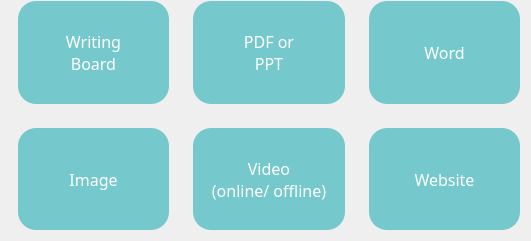
   <widget class="QWidget" name="button_grid" native="true">
    <property name="geometry">
     <rect>
      <x>50</x>
      <y>150</y>
      <width>531</width>
      <height>241</height>
     </rect>
    </property>
    <layout class="QGridLayout" name="gridLayout">
     <property name="leftMargin">
      <number>18</number>
     </property>
     <property name="topMargin">
      <number>1</number>
     </property>
     <property name="spacing">
      <number>24</number>
     </property>
     <item row="0" column="0">
      <widget class="QLabel" name="board">
       <property name="palette">
        <palette>
         <active>
          <colorrole role="WindowText">
           <brush brushstyle="SolidPattern">
            <color alpha="255">
             <red>255</red>
             <green>255</green>
             <blue>255</blue>
            </color>
           </brush>
          </colorrole>
          <colorrole role="Button">
           <brush brushstyle="SolidPattern">
            <color alpha="255">
             <red>117</red>
             <green>200</green>
             <blue>204</blue>
            </color>
           </brush>
          </colorrole>
          <colorrole role="Base">
           <brush brushstyle="SolidPattern">
            <color alpha="255">
             <red>117</red>
             <green>200</green>
             <blue>204</blue>
            </color>
           </brush>
          </colorrole>
          <colorrole role="Window">
           <brush brushstyle="SolidPattern">
            <color alpha="255">
             <red>117</red>
             <green>200</green>
             <blue>204</blue>
            </color>
           </brush>
          </colorrole>
         </active>
         <inactive>
          <colorrole role="WindowText">
           <brush brushstyle="SolidPattern">
            <color alpha="255">
             <red>255</red>
             <green>255</green>
             <blue>255</blue>
            </color>
           </brush>
          </colorrole>
          <colorrole role="Button">
           <brush brushstyle="SolidPattern">
            <color alpha="255">
             <red>117</red>
             <green>200</green>
             <blue>204</blue>
            </color>
           </brush>
          </colorrole>
          <colorrole role="Base">
           <brush brushstyle="SolidPattern">
            <color alpha="255">
             <red>117</red>
             <green>200</green>
             <blue>204</blue>
            </color>
           </brush>
          </colorrole>
          <colorrole role="Window">
           <brush brushstyle="SolidPattern">
            <color alpha="255">
             <red>117</red>
             <green>200</green>
             <blue>204</blue>
            </color>
           </brush>
          </colorrole>
         </inactive>
         <disabled>
          <colorrole role="WindowText">
           <brush brushstyle="SolidPattern">
            <color alpha="255">
             <red>120</red>
             <green>120</green>
             <blue>120</blue>
            </color>
           </brush>
          </colorrole>
          <colorrole role="Button">
           <brush brushstyle="SolidPattern">
            <color alpha="255">
             <red>117</red>
             <green>200</green>
             <blue>204</blue>
            </color>
           </brush>
          </colorrole>
          <colorrole role="Base">
           <brush brushstyle="SolidPattern">
            <color alpha="255">
             <red>117</red>
             <green>200</green>
             <blue>204</blue>
            </color>
           </brush>
          </colorrole>
          <colorrole role="Window">
           <brush brushstyle="SolidPattern">
            <color alpha="255">
             <red>117</red>
             <green>200</green>
             <blue>204</blue>
            </color>
           </brush>
          </colorrole>
         </disabled>
        </palette>
       </property>
       <property name="font">
        <font>
         <family>Arial Rounded MT Bold</family>
         <pointsize>12</pointsize>
        </font>
       </property>
       <property name="styleSheet">
        <string notr="true">background-color: #75c8cc;
border-radius: 18px;</string>
       </property>
       <property name="text">
        <string>Writing
Board</string>
       </property>
       <property name="alignment">
        <set>Qt::AlignCenter</set>
       </property>
      </widget>
     </item>
     <item row="0" column="1">
      <widget class="QLabel" name="pdf_ppt">
       <property name="palette">
        <palette>
         <active>
          <colorrole role="WindowText">
           <brush brushstyle="SolidPattern">
            <color alpha="255">
             <red>255</red>
             <green>255</green>
             <blue>255</blue>
            </color>
           </brush>
          </colorrole>
          <colorrole role="Button">
           <brush brushstyle="SolidPattern">
            <color alpha="255">
             <red>117</red>
             <green>200</green>
             <blue>204</blue>
            </color>
           </brush>
          </colorrole>
          <colorrole role="Base">
           <brush brushstyle="SolidPattern">
            <color alpha="255">
             <red>117</red>
             <green>200</green>
             <blue>204</blue>
            </color>
           </brush>
          </colorrole>
          <colorrole role="Window">
           <brush brushstyle="SolidPattern">
            <color alpha="255">
             <red>117</red>
             <green>200</green>
             <blue>204</blue>
            </color>
           </brush>
          </colorrole>
         </active>
         <inactive>
          <colorrole role="WindowText">
           <brush brushstyle="SolidPattern">
            <color alpha="255">
             <red>255</red>
             <green>255</green>
             <blue>255</blue>
            </color>
           </brush>
          </colorrole>
          <colorrole role="Button">
           <brush brushstyle="SolidPattern">
            <color alpha="255">
             <red>117</red>
             <green>200</green>
             <blue>204</blue>
            </color>
           </brush>
          </colorrole>
          <colorrole role="Base">
           <brush brushstyle="SolidPattern">
            <color alpha="255">
             <red>117</red>
             <green>200</green>
             <blue>204</blue>
            </color>
           </brush>
          </colorrole>
          <colorrole role="Window">
           <brush brushstyle="SolidPattern">
            <color alpha="255">
             <red>117</red>
             <green>200</green>
             <blue>204</blue>
            </color>
           </brush>
          </colorrole>
         </inactive>
         <disabled>
          <colorrole role="WindowText">
           <brush brushstyle="SolidPattern">
            <color alpha="255">
             <red>120</red>
             <green>120</green>
             <blue>120</blue>
            </color>
           </brush>
          </colorrole>
          <colorrole role="Button">
           <brush brushstyle="SolidPattern">
            <color alpha="255">
             <red>117</red>
             <green>200</green>
             <blue>204</blue>
            </color>
           </brush>
          </colorrole>
          <colorrole role="Base">
           <brush brushstyle="SolidPattern">
            <color alpha="255">
             <red>117</red>
             <green>200</green>
             <blue>204</blue>
            </color>
           </brush>
          </colorrole>
          <colorrole role="Window">
           <brush brushstyle="SolidPattern">
            <color alpha="255">
             <red>117</red>
             <green>200</green>
             <blue>204</blue>
            </color>
           </brush>
          </colorrole>
         </disabled>
        </palette>
       </property>
       <property name="font">
        <font>
         <family>Arial Rounded MT Bold</family>
         <pointsize>12</pointsize>
        </font>
       </property>
       <property name="styleSheet">
        <string notr="true">background-color: #75c8cc;
border-radius: 18px;</string>
       </property>
       <property name="text">
        <string>PDF or
PPT</string>
       </property>
       <property name="alignment">
        <set>Qt::AlignCenter</set>
       </property>
      </widget>
     </item>
     <item row="0" column="2">
      <widget class="QLabel" name="word">
       <property name="palette">
        <palette>
         <active>
          <colorrole role="WindowText">
           <brush brushstyle="SolidPattern">
            <color alpha="255">
             <red>255</red>
             <green>255</green>
             <blue>255</blue>
            </color>
           </brush>
          </colorrole>
          <colorrole role="Button">
           <brush brushstyle="SolidPattern">
            <color alpha="255">
             <red>117</red>
             <green>200</green>
             <blue>204</blue>
            </color>
           </brush>
          </colorrole>
          <colorrole role="Base">
           <brush brushstyle="SolidPattern">
            <color alpha="255">
             <red>117</red>
             <green>200</green>
             <blue>204</blue>
            </color>
           </brush>
          </colorrole>
          <colorrole role="Window">
           <brush brushstyle="SolidPattern">
            <color alpha="255">
             <red>117</red>
             <green>200</green>
             <blue>204</blue>
            </color>
           </brush>
          </colorrole>
         </active>
         <inactive>
          <colorrole role="WindowText">
           <brush brushstyle="SolidPattern">
            <color alpha="255">
             <red>255</red>
             <green>255</green>
             <blue>255</blue>
            </color>
           </brush>
          </colorrole>
          <colorrole role="Button">
           <brush brushstyle="SolidPattern">
            <color alpha="255">
             <red>117</red>
             <green>200</green>
             <blue>204</blue>
            </color>
           </brush>
          </colorrole>
          <colorrole role="Base">
           <brush brushstyle="SolidPattern">
            <color alpha="255">
             <red>117</red>
             <green>200</green>
             <blue>204</blue>
            </color>
           </brush>
          </colorrole>
          <colorrole role="Window">
           <brush brushstyle="SolidPattern">
            <color alpha="255">
             <red>117</red>
             <green>200</green>
             <blue>204</blue>
            </color>
           </brush>
          </colorrole>
         </inactive>
         <disabled>
          <colorrole role="WindowText">
           <brush brushstyle="SolidPattern">
            <color alpha="255">
             <red>120</red>
             <green>120</green>
             <blue>120</blue>
            </color>
           </brush>
          </colorrole>
          <colorrole role="Button">
           <brush brushstyle="SolidPattern">
            <color alpha="255">
             <red>117</red>
             <green>200</green>
             <blue>204</blue>
            </color>
           </brush>
          </colorrole>
          <colorrole role="Base">
           <brush brushstyle="SolidPattern">
            <color alpha="255">
             <red>117</red>
             <green>200</green>
             <blue>204</blue>
            </color>
           </brush>
          </colorrole>
          <colorrole role="Window">
           <brush brushstyle="SolidPattern">
            <color alpha="255">
             <red>117</red>
             <green>200</green>
             <blue>204</blue>
            </color>
           </brush>
          </colorrole>
         </disabled>
        </palette>
       </property>
       <property name="font">
        <font>
         <family>Arial Rounded MT Bold</family>
         <pointsize>12</pointsize>
        </font>
       </property>
       <property name="styleSheet">
        <string notr="true">background-color: #75c8cc;
border-radius: 18px;</string>
       </property>
       <property name="text">
        <string>Word</string>
       </property>
       <property name="alignment">
        <set>Qt::AlignCenter</set>
       </property>
      </widget>
     </item>
     <item row="1" column="0">
      <widget class="QLabel" name="image">
       <property name="palette">
        <palette>
         <active>
          <colorrole role="WindowText">
           <brush brushstyle="SolidPattern">
            <color alpha="255">
             <red>255</red>
             <green>255</green>
             <blue>255</blue>
            </color>
           </brush>
          </colorrole>
          <colorrole role="Button">
           <brush brushstyle="SolidPattern">
            <color alpha="255">
             <red>117</red>
             <green>200</green>
             <blue>204</blue>
            </color>
           </brush>
          </colorrole>
          <colorrole role="Base">
           <brush brushstyle="SolidPattern">
            <color alpha="255">
             <red>117</red>
             <green>200</green>
             <blue>204</blue>
            </color>
           </brush>
          </colorrole>
          <colorrole role="Window">
           <brush brushstyle="SolidPattern">
            <color alpha="255">
             <red>117</red>
             <green>200</green>
             <blue>204</blue>
            </color>
           </brush>
          </colorrole>
         </active>
         <inactive>
          <colorrole role="WindowText">
           <brush brushstyle="SolidPattern">
            <color alpha="255">
             <red>255</red>
             <green>255</green>
             <blue>255</blue>
            </color>
           </brush>
          </colorrole>
          <colorrole role="Button">
           <brush brushstyle="SolidPattern">
            <color alpha="255">
             <red>117</red>
             <green>200</green>
             <blue>204</blue>
            </color>
           </brush>
          </colorrole>
          <colorrole role="Base">
           <brush brushstyle="SolidPattern">
            <color alpha="255">
             <red>117</red>
             <green>200</green>
             <blue>204</blue>
            </color>
           </brush>
          </colorrole>
          <colorrole role="Window">
           <brush brushstyle="SolidPattern">
            <color alpha="255">
             <red>117</red>
             <green>200</green>
             <blue>204</blue>
            </color>
           </brush>
          </colorrole>
         </inactive>
         <disabled>
          <colorrole role="WindowText">
           <brush brushstyle="SolidPattern">
            <color alpha="255">
             <red>120</red>
             <green>120</green>
             <blue>120</blue>
            </color>
           </brush>
          </colorrole>
          <colorrole role="Button">
           <brush brushstyle="SolidPattern">
            <color alpha="255">
             <red>117</red>
             <green>200</green>
             <blue>204</blue>
            </color>
           </brush>
          </colorrole>
          <colorrole role="Base">
           <brush brushstyle="SolidPattern">
            <color alpha="255">
             <red>117</red>
             <green>200</green>
             <blue>204</blue>
            </color>
           </brush>
          </colorrole>
          <colorrole role="Window">
           <brush brushstyle="SolidPattern">
            <color alpha="255">
             <red>117</red>
             <green>200</green>
             <blue>204</blue>
            </color>
           </brush>
          </colorrole>
         </disabled>
        </palette>
       </property>
       <property name="font">
        <font>
         <family>Arial Rounded MT Bold</family>
         <pointsize>12</pointsize>
        </font>
       </property>
       <property name="styleSheet">
        <string notr="true">background-color: #75c8cc;
border-radius: 18px;</string>
       </property>
       <property name="text">
        <string>Image</string>
       </property>
       <property name="alignment">
        <set>Qt::AlignCenter</set>
       </property>
      </widget>
     </item>
     <item row="1" column="1">
      <widget class="QLabel" name="video">
       <property name="palette">
        <palette>
         <active>
          <colorrole role="WindowText">
           <brush brushstyle="SolidPattern">
            <color alpha="255">
             <red>255</red>
             <green>255</green>
             <blue>255</blue>
            </color>
           </brush>
          </colorrole>
          <colorrole role="Button">
           <brush brushstyle="SolidPattern">
            <color alpha="255">
             <red>117</red>
             <green>200</green>
             <blue>204</blue>
            </color>
           </brush>
          </colorrole>
          <colorrole role="Base">
           <brush brushstyle="SolidPattern">
            <color alpha="255">
             <red>117</red>
             <green>200</green>
             <blue>204</blue>
            </color>
           </brush>
          </colorrole>
          <colorrole role="Window">
           <brush brushstyle="SolidPattern">
            <color alpha="255">
             <red>117</red>
             <green>200</green>
             <blue>204</blue>
            </color>
           </brush>
          </colorrole>
         </active>
         <inactive>
          <colorrole role="WindowText">
           <brush brushstyle="SolidPattern">
            <color alpha="255">
             <red>255</red>
             <green>255</green>
             <blue>255</blue>
            </color>
           </brush>
          </colorrole>
          <colorrole role="Button">
           <brush brushstyle="SolidPattern">
            <color alpha="255">
             <red>117</red>
             <green>200</green>
             <blue>204</blue>
            </color>
           </brush>
          </colorrole>
          <colorrole role="Base">
           <brush brushstyle="SolidPattern">
            <color alpha="255">
             <red>117</red>
             <green>200</green>
             <blue>204</blue>
            </color>
           </brush>
          </colorrole>
          <colorrole role="Window">
           <brush brushstyle="SolidPattern">
            <color alpha="255">
             <red>117</red>
             <green>200</green>
             <blue>204</blue>
            </color>
           </brush>
          </colorrole>
         </inactive>
         <disabled>
          <colorrole role="WindowText">
           <brush brushstyle="SolidPattern">
            <color alpha="255">
             <red>120</red>
             <green>120</green>
             <blue>120</blue>
            </color>
           </brush>
          </colorrole>
          <colorrole role="Button">
           <brush brushstyle="SolidPattern">
            <color alpha="255">
             <red>117</red>
             <green>200</green>
             <blue>204</blue>
            </color>
           </brush>
          </colorrole>
          <colorrole role="Base">
           <brush brushstyle="SolidPattern">
            <color alpha="255">
             <red>117</red>
             <green>200</green>
             <blue>204</blue>
            </color>
           </brush>
          </colorrole>
          <colorrole role="Window">
           <brush brushstyle="SolidPattern">
            <color alpha="255">
             <red>117</red>
             <green>200</green>
             <blue>204</blue>
            </color>
           </brush>
          </colorrole>
         </disabled>
        </palette>
       </property>
       <property name="font">
        <font>
         <family>Arial Rounded MT Bold</family>
         <pointsize>12</pointsize>
        </font>
       </property>
       <property name="styleSheet">
        <string notr="true">background-color: #75c8cc;
border-radius: 18px;</string>
       </property>
       <property name="text">
        <string>Video
(online/ offline)</string>
       </property>
       <property name="alignment">
        <set>Qt::AlignCenter</set>
       </property>
      </widget>
     </item>
     <item row="1" column="2">
      <widget class="QLabel" name="website">
       <property name="palette">
        <palette>
         <active>
          <colorrole role="WindowText">
           <brush brushstyle="SolidPattern">
            <color alpha="255">
             <red>255</red>
             <green>255</green>
             <blue>255</blue>
            </color>
           </brush>
          </colorrole>
          <colorrole role="Button">
           <brush brushstyle="SolidPattern">
            <color alpha="255">
             <red>117</red>
             <green>200</green>
             <blue>204</blue>
            </color>
           </brush>
          </colorrole>
          <colorrole role="Base">
           <brush brushstyle="SolidPattern">
            <color alpha="255">
             <red>117</red>
             <green>200</green>
             <blue>204</blue>
            </color>
           </brush>
          </colorrole>
          <colorrole role="Window">
           <brush brushstyle="SolidPattern">
            <color alpha="255">
             <red>117</red>
             <green>200</green>
             <blue>204</blue>
            </color>
           </brush>
          </colorrole>
         </active>
         <inactive>
          <colorrole role="WindowText">
           <brush brushstyle="SolidPattern">
            <color alpha="255">
             <red>255</red>
             <green>255</green>
             <blue>255</blue>
            </color>
           </brush>
          </colorrole>
          <colorrole role="Button">
           <brush brushstyle="SolidPattern">
            <color alpha="255">
             <red>117</red>
             <green>200</green>
             <blue>204</blue>
            </color>
           </brush>
          </colorrole>
          <colorrole role="Base">
           <brush brushstyle="SolidPattern">
            <color alpha="255">
             <red>117</red>
             <green>200</green>
             <blue>204</blue>
            </color>
           </brush>
          </colorrole>
          <colorrole role="Window">
           <brush brushstyle="SolidPattern">
            <color alpha="255">
             <red>117</red>
             <green>200</green>
             <blue>204</blue>
            </color>
           </brush>
          </colorrole>
         </inactive>
         <disabled>
          <colorrole role="WindowText">
           <brush brushstyle="SolidPattern">
            <color alpha="255">
             <red>120</red>
             <green>120</green>
             <blue>120</blue>
            </color>
           </brush>
          </colorrole>
          <colorrole role="Button">
           <brush brushstyle="SolidPattern">
            <color alpha="255">
             <red>117</red>
             <green>200</green>
             <blue>204</blue>
            </color>
           </brush>
          </colorrole>
          <colorrole role="Base">
           <brush brushstyle="SolidPattern">
            <color alpha="255">
             <red>117</red>
             <green>200</green>
             <blue>204</blue>
            </color>
           </brush>
          </colorrole>
          <colorrole role="Window">
           <brush brushstyle="SolidPattern">
            <color alpha="255">
             <red>117</red>
             <green>200</green>
             <blue>204</blue>
            </color>
           </brush>
          </colorrole>
         </disabled>
        </palette>
       </property>
       <property name="font">
        <font>
         <family>Arial Rounded MT Bold</family>
         <pointsize>12</pointsize>
        </font>
       </property>
       <property name="styleSheet">
        <string notr="true">background-color: #75c8cc;
border-radius: 18px;</string>
       </property>
       <property name="text">
        <string>Website</string>
       </property>
       <property name="alignment">
        <set>Qt::AlignCenter</set>
       </property>
      </widget>
     </item>
    </layout>
    <zorder>website</zorder>
    <zorder>board</zorder>
    <zorder>pdf_ppt</zorder>
    <zorder>word</zorder>
    <zorder>image</zorder>
    <zorder>video</zorder>
   </widget>
